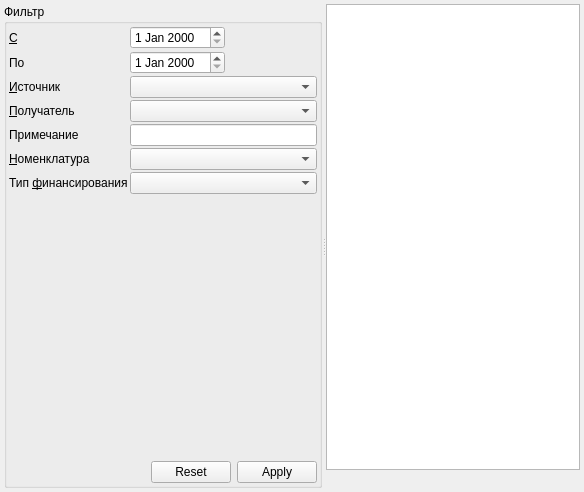
     <widget class="QWidget" name="tabMotion">
      <attribute name="title">
       <string>Движение</string>
      </attribute>
      <layout class="QGridLayout" name="gridLayout">
       <property name="margin">
        <number>4</number>
       </property>
       <property name="spacing">
        <number>4</number>
       </property>
       <item row="0" column="0">
        <widget class="QSplitter" name="splitterMotions">
         <property name="orientation">
          <enum>Qt::Horizontal</enum>
         </property>
         <widget class="QGroupBox" name="groupBox">
          <property name="title">
           <string>Фильтр</string>
          </property>
          <layout class="QGridLayout" name="gridLayout_2">
           <property name="margin">
            <number>2</number>
           </property>
           <property name="spacing">
            <number>2</number>
           </property>
           <item row="0" column="0">
            <widget class="QLabel" name="lblMotionsFilterBegDate">
             <property name="sizePolicy">
              <sizepolicy hsizetype="Maximum" vsizetype="Preferred">
               <horstretch>0</horstretch>
               <verstretch>0</verstretch>
              </sizepolicy>
             </property>
             <property name="text">
              <string>&amp;С</string>
             </property>
             <property name="buddy">
              <cstring>edtMotionsFilterBegDate</cstring>
             </property>
            </widget>
           </item>
           <item row="0" column="1">
            <widget class="CDateEdit" name="edtMotionsFilterBegDate">
             <property name="sizePolicy">
              <sizepolicy hsizetype="Maximum" vsizetype="Fixed">
               <horstretch>0</horstretch>
               <verstretch>0</verstretch>
              </sizepolicy>
             </property>
            </widget>
           </item>
           <item row="0" column="2">
            <spacer name="horizontalSpacer_5">
             <property name="orientation">
              <enum>Qt::Horizontal</enum>
             </property>
             <property name="sizeHint" stdset="0">
              <size>
               <width>92</width>
               <height>20</height>
              </size>
             </property>
            </spacer>
           </item>
           <item row="1" column="1">
            <widget class="CDateEdit" name="edtMotionsFilterEndDate">
             <property name="sizePolicy">
              <sizepolicy hsizetype="Maximum" vsizetype="Fixed">
               <horstretch>0</horstretch>
               <verstretch>0</verstretch>
              </sizepolicy>
             </property>
            </widget>
           </item>
           <item row="1" column="0">
            <widget class="QLabel" name="lblMotionsFilterEndDate">
             <property name="sizePolicy">
              <sizepolicy hsizetype="Maximum" vsizetype="Preferred">
               <horstretch>0</horstretch>
               <verstretch>0</verstretch>
              </sizepolicy>
             </property>
             <property name="text">
              <string>По</string>
             </property>
             <property name="buddy">
              <cstring>edtMotionsFilterEndDate</cstring>
             </property>
            </widget>
           </item>
           <item row="1" column="2">
            <spacer name="horizontalSpacer_6">
             <property name="orientation">
              <enum>Qt::Horizontal</enum>
             </property>
             <property name="sizeHint" stdset="0">
              <size>
               <width>92</width>
               <height>20</height>
              </size>
             </property>
            </spacer>
           </item>
           <item row="2" column="0">
            <widget class="QLabel" name="lblMotionsFilterSupplier">
             <property name="sizePolicy">
              <sizepolicy hsizetype="Maximum" vsizetype="Preferred">
               <horstretch>0</horstretch>
               <verstretch>0</verstretch>
              </sizepolicy>
             </property>
             <property name="text">
              <string>&amp;Источник</string>
             </property>
             <property name="buddy">
              <cstring>cmbMotionsFilterSupplier</cstring>
             </property>
            </widget>
           </item>
           <item row="2" column="1" colspan="2">
            <widget class="CStorageComboBox" name="cmbMotionsFilterSupplier"/>
           </item>
           <item row="3" column="0">
            <widget class="QLabel" name="lblMotionsFilterReceiver">
             <property name="sizePolicy">
              <sizepolicy hsizetype="Maximum" vsizetype="Preferred">
               <horstretch>0</horstretch>
               <verstretch>0</verstretch>
              </sizepolicy>
             </property>
             <property name="text">
              <string>&amp;Получатель</string>
             </property>
             <property name="buddy">
              <cstring>cmbMotionsFilterReceiver</cstring>
             </property>
            </widget>
           </item>
           <item row="3" column="1" colspan="2">
            <widget class="CStorageComboBox" name="cmbMotionsFilterReceiver"/>
           </item>
           <item row="8" column="0">
            <spacer name="verticalSpacer">
             <property name="orientation">
              <enum>Qt::Vertical</enum>
             </property>
             <property name="sizeHint" stdset="0">
              <size>
               <width>20</width>
               <height>265</height>
              </size>
             </property>
            </spacer>
           </item>
           <item row="9" column="0" colspan="3">
            <layout class="QHBoxLayout" name="horizontalLayout_2">
             <property name="spacing">
              <number>2</number>
             </property>
             <item>
              <spacer name="horizontalSpacer_8">
               <property name="orientation">
                <enum>Qt::Horizontal</enum>
               </property>
               <property name="sizeHint" stdset="0">
                <size>
                 <width>40</width>
                 <height>20</height>
                </size>
               </property>
              </spacer>
             </item>
             <item>
              <widget class="CApplyResetDialogButtonBox" name="bbxMotionsFilter">
               <property name="standardButtons">
                <set>QDialogButtonBox::Apply|QDialogButtonBox::Reset</set>
               </property>
              </widget>
             </item>
            </layout>
           </item>
           <item row="5" column="1" colspan="2">
            <widget class="CNomenclatureComboBox" name="cmbMotionsFilterNomenclature">
             <property name="sizePolicy">
              <sizepolicy hsizetype="Expanding" vsizetype="Fixed">
               <horstretch>0</horstretch>
               <verstretch>0</verstretch>
              </sizepolicy>
             </property>
            </widget>
           </item>
           <item row="6" column="0">
            <widget class="QLabel" name="lblMotionsFilterFinance">
             <property name="text">
              <string>Тип &amp;финансирования</string>
             </property>
             <property name="buddy">
              <cstring>cmbMotionsFilterFinance</cstring>
             </property>
            </widget>
           </item>
           <item row="6" column="1" colspan="2">
            <widget class="CRBComboBox" name="cmbMotionsFilterFinance"/>
           </item>
           <item row="5" column="0">
            <widget class="QLabel" name="lblMotionsFilterNomenclature">
             <property name="text">
              <string>&amp;Номенклатура</string>
             </property>
             <property name="buddy">
              <cstring>cmbMotionsFilterNomenclature</cstring>
             </property>
            </widget>
           </item>
           <item row="4" column="1" colspan="2">
            <widget class="QLineEdit" name="edtMotionsFilterNote"/>
           </item>
           <item row="4" column="0">
            <widget class="QLabel" name="lblMotionsFilterNote">
             <property name="text">
              <string>Примечание</string>
             </property>
             <property name="buddy">
              <cstring>edtMotionsFilterNote</cstring>
             </property>
            </widget>
           </item>
          </layout>
         </widget>
         <widget class="QWidget" name="pnlMotions" native="true">
          <layout class="QVBoxLayout" name="verticalLayout_2">
           <property name="spacing">
            <number>4</number>
           </property>
           <property name="margin">
            <number>0</number>
           </property>
           <item>
            <widget class="CTableView" name="tblMotions"/>
           </item>
           <item>
            <widget class="QLabel" name="lblMotions">
             <property name="text">
              <string/>
             </property>
            </widget>
           </item>
          </layout>
         </widget>
        </widget>
       </item>
      </layout>
     </widget>
